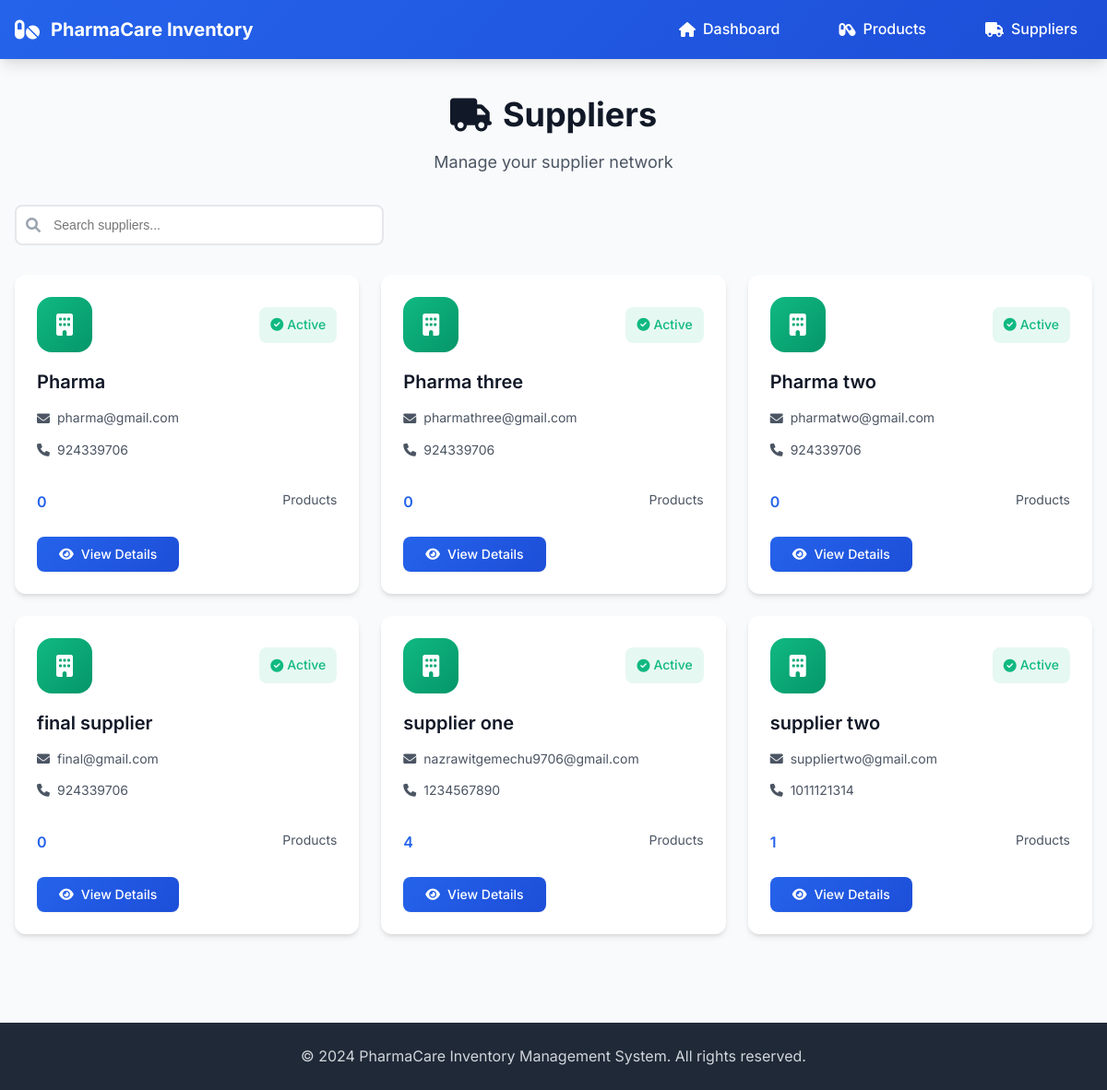
The page /inventory/suppliers on the database as committed earlier.
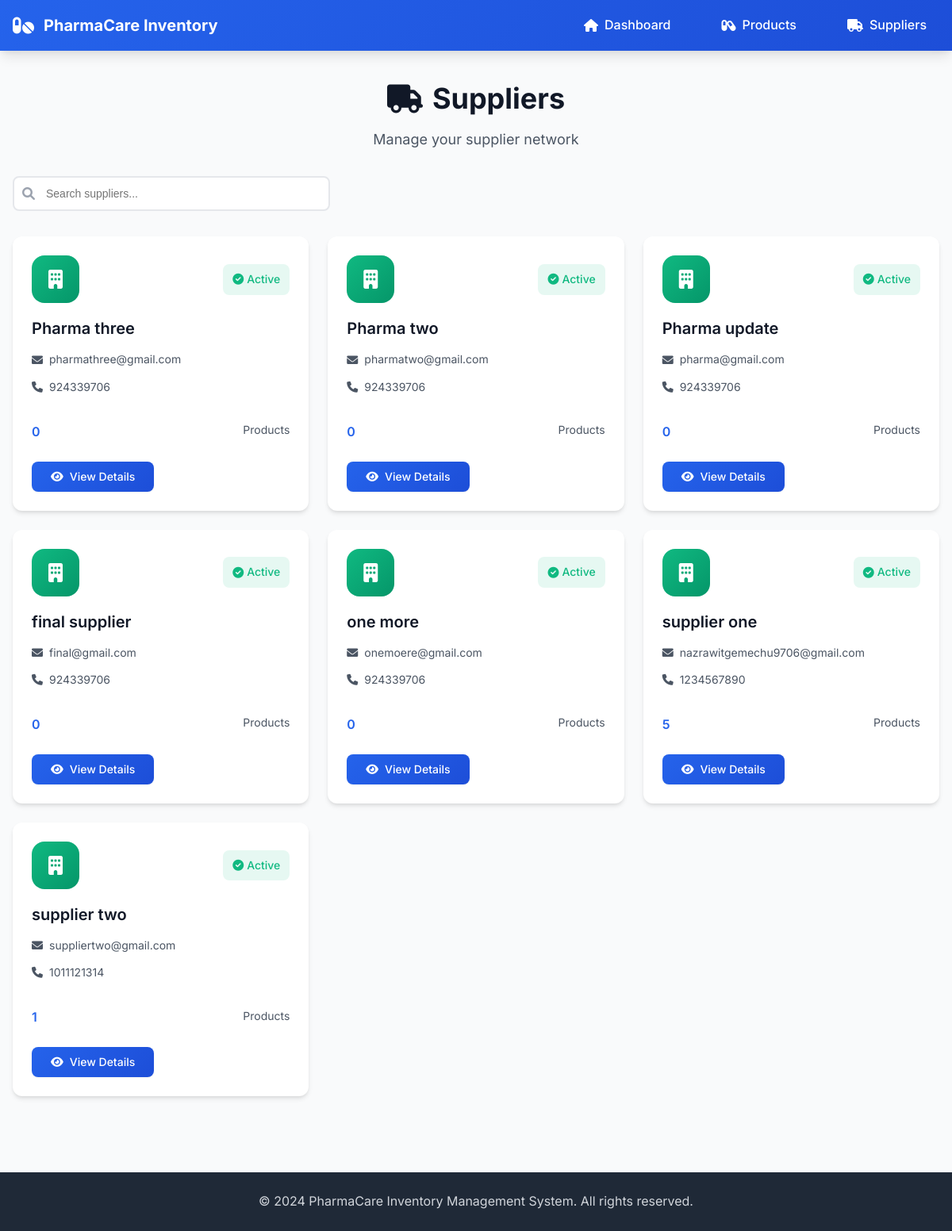
The same page on the database as committed later.
### inventory/models.py (models this page shows, shortened)
class Supplier(models.Model):
    supplier_name = models.CharField(max_length=50)
    phone_no = models.CharField(max_length = 10)
    email = models.EmailField()
    slug = models.SlugField(default ="",null = False,db_index= True)

### inventory/views.py (the view)
# urls.py: path("suppliers", views.SupplierListView.as_view(), name="suppliers"),
class SupplierListView(ListView):
    template_name = "inventory/suppliers.html"
    model = Supplier
    context_object_name = "suppliers"
    def get_queryset(self):
        base_query= super().get_queryset()
        data = base_query.order_by("supplier_name")
        return data

### inventory/templates/inventory/suppliers.html (shortened to what this page needs)
{% extends "inventory/base.html" %}
{% block content %}
<div class="suppliers-container">
    <div class="page-header">
        <h1 class="page-title">
            <i class="fas fa-truck"></i>
            Suppliers
        </h1>
        <p class="page-subtitle">Manage your supplier network</p>
    </div>
    <div class="suppliers-controls">
        <div class="search-box">
            <i class="fas fa-search"></i>
            <input type="text" id="searchInput" placeholder="Search suppliers...">
        </div>
    </div>
    <div class="suppliers-grid">
        {% for supplier in suppliers %}
        <div class="supplier-card">
            <div class="supplier-header">
                <div class="supplier-icon">
                    <i class="fas fa-building"></i>
                </div>
                <div class="supplier-status">
                    <span class="status-badge active">
                        <i class="fas fa-check-circle"></i>
                        Active
                    </span>
                </div>
            </div>
            <div class="supplier-content">
                <h3 class="supplier-name">{{ supplier.supplier_name }}</h3>
                <div class="supplier-contact">
                    <div class="contact-item">
                        <i class="fas fa-envelope"></i>
                        <span>{{ supplier.email }}</span>
                    </div>
                    <div class="contact-item">
                        <i class="fas fa-phone"></i>
                        <span>{{ supplier.phone_no }}</span>
                    </div>
                </div>
                <div class="supplier-stats">
                    <div class="stat-item">
                        <span class="stat-number">{{ supplier.product_set.count }}</span>
                        <span class="stat-label">Products</span>
                    </div>
                </div>
            </div>
            <div class="supplier-actions">
                <a href="{% url 'inventory:supplier_detail' supplier.slug %}" class="btn btn-primary">
                    <i class="fas fa-eye"></i>
                    View Details
                </a>
            </div>
        </div>
        {% empty %}
        <div class="empty-state">
            <i class="fas fa-truck"></i>
            <h3>No suppliers found</h3>
            <p>Start by adding suppliers to your network.</p>
        </div>
        {% endfor %}
    </div>
</div>
{% endblock %}

Rows that differ between the two databases and show on the page:
changed Supplier "pharma@gmail.com": supplier_name "Pharma" → "Pharma update"; moves down the list
added Supplier: supplier_name "one more", email "onemoere@gmail.com", phone_no "924339706", product_set.count "0"
computed for Supplier "supplier one": product_set.count "4" → "5"
